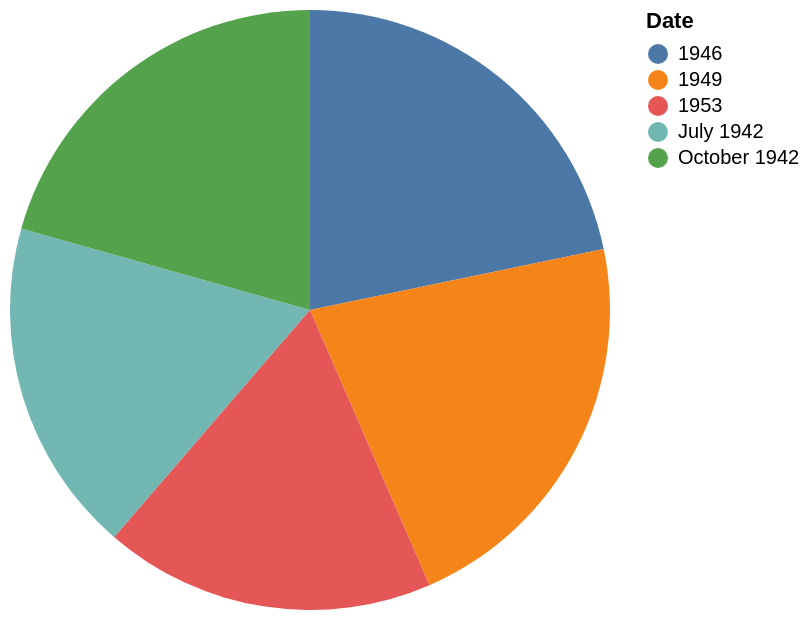

Write a Vega-Lite specification for this figure.
### Vega-Lite specification from a JSON file in a GitHub repository (floating-point values rounded to 4 significant figures)
{"data": {"values": [{"x_data": "July 1942", "y_data": 16.2}, {"x_data": "October 1942", "y_data": 18.5}, {"x_data": "1946", "y_data": 19.5}, {"x_data": "1949", "y_data": 19.5}, {"x_data": "1953", "y_data": 16}]}, "mark": "arc", "encoding": {"theta": {"field": "y_data", "type": "quantitative", "title": "Vote_Percent"}, "color": {"field": "x_data", "type": "nominal", "title": "Date"}}}
